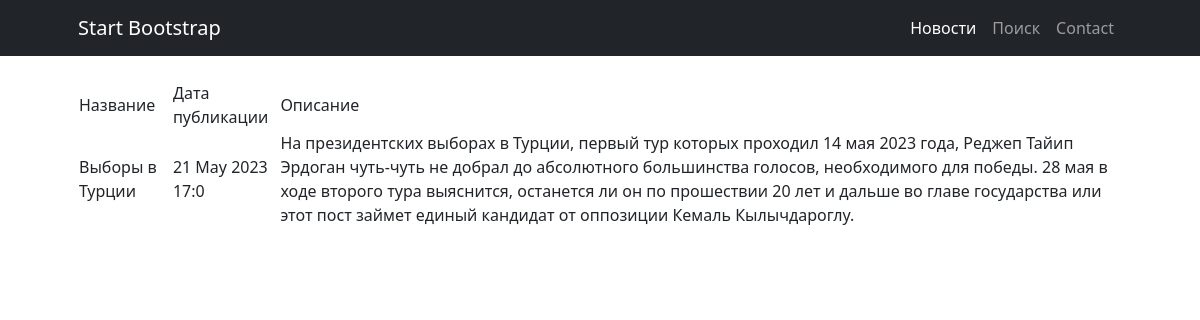
Page /news/89 on the earlier database version.
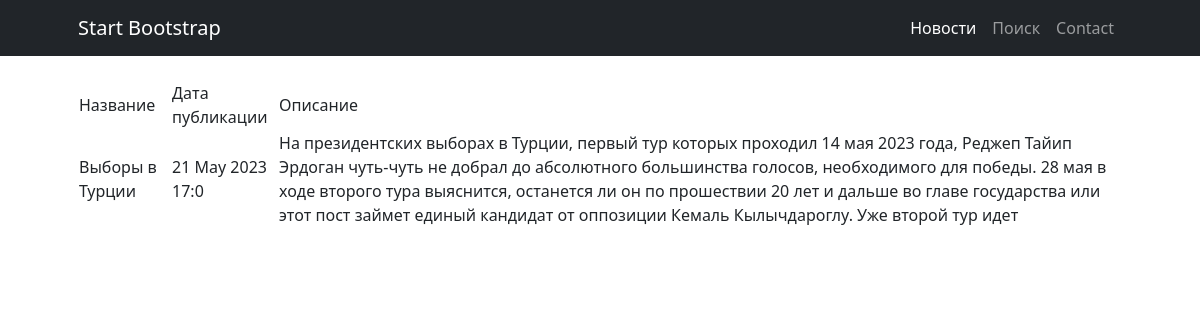
Same page on the later database version.
### news/models.py (models this page shows, shortened)
class News(models.Model):
    name = models.CharField(
        max_length=50,
        unique=True, # названия новостей не должны повторяться
    )
    description = models.TextField()
    category = models.ForeignKey(
        to='Category',
        on_delete=models.CASCADE,
        related_name='news', # все новости в категории будут доступны через поле news
    )
    time_creation = models.DateTimeField(auto_now_add = True)

### news/views.py (the view)
# urls.py: path('<int:pk>', NewsDetail.as_view(), name='new'),
class NewsDetail(DetailView):
    model = News # модель всё та же, но мы хотим получать детали конкретной отдельной новости
    template_name = 'new.html' # название шаблона будет new.html
    context_object_name = 'new' # название объекта
    queryset = News.objects.all()
    def get_object(self, *args, **kwargs): # переопределяем метод получения объекта
        obj = cache.get(f'new-{self.kwargs["pk"]}', None) # кэш очень похож на словарь, и метод get действует также. Он забирает значение по ключу, если его нет, то забирает None.
        if not obj:
            obj = super().get_object(queryset=self.queryset)
            cache.set(f'new-{self.kwargs["pk"]}', obj)
        return obj

### templatetags/custom_filters.py (called while the page is built)
@register.filter(name='filter_message')
def filter_message(message: str):
    variants = ['мудаков', 'твари', 'козлы', 'лошара', 'ублюдок', 'дичь'] # непристойные выражения
    ln = len(variants)
    filtred_message = ''
    string = ''
    string2 = ''
    pattern = ' ' # чем заменять непристойные выражения
    for i in message:
        string += i
        string2 = string.lower()
        flag = 0
        for j in variants:
            if not string2 in j:
                flag += 1
            if string2 == j:
                filtred_message += pattern
                flag -= 1
                string = ''
        if flag == ln:
            filtred_message += string
            string = ''
    if string2 != '' and string2 not in variants:
        filtred_message += string
    elif string2 != '':
        filtred_message += pattern
    return filtred_message

### templates/new.html (shortened to what this page needs)
{% extends 'flatpages/default.html' %}
{% load custom_filters %}
{% block content %}
<table>
    <tr>
        <td>
            Название
        </td>
        <td>
            Дата публикации
        </td>
        <td>
            Описание
        </td>
    </tr>
    <tr>
        <td>
            {{ new.name|filter_message }}
        </td>
        <td>
            {{ new.time_creation|date:'d M Y H:I'}}
        </td>
        <td>
            {{ new.description|filter_message }}
        </td>
    </tr>
</table>
{% endblock content %}

Differences in the rows shown:
changed News "Выборы в Турции": description|filter_message "…от оппозиции Кемаль Кылычдароглу." → "…от оппозиции Кемаль Кылычдароглу. Уже второй тур идет"
